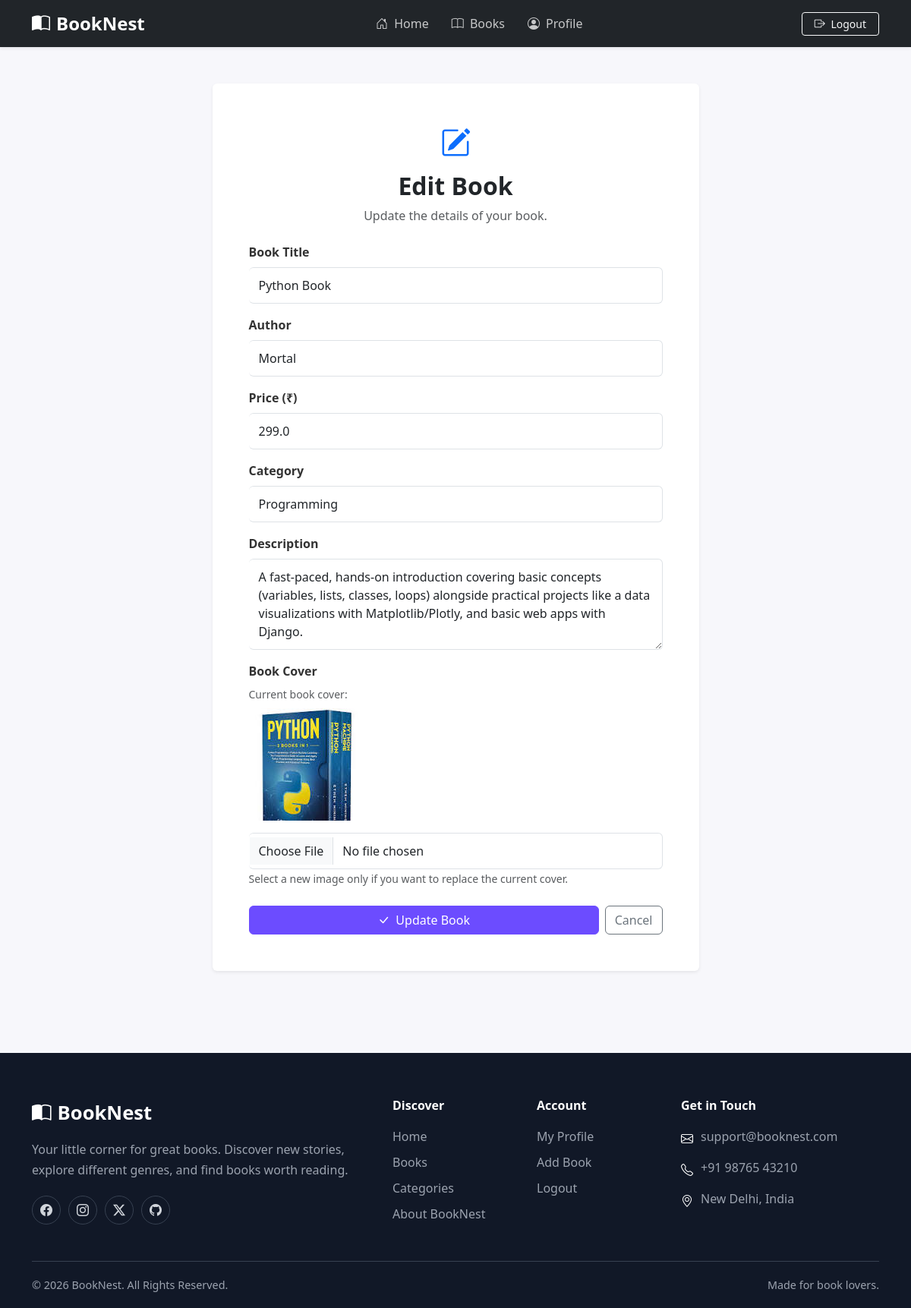
Screenshot of /books/edit/2 (signed in) with the database file from the repository.
### app.py (models this page shows)
class Book(db.Model):
    __tablename__ = "books"
    id = db.Column(db.Integer, primary_key=True)
    user_id = db.Column(
        db.Integer,
        db.ForeignKey("users.id"),
        nullable=False
    )
    title = db.Column(db.String(200), nullable=False)
    author = db.Column(db.String(150), nullable=False)
    price = db.Column(db.Float, nullable=False)
    category = db.Column(db.String(100))
    description = db.Column(db.Text)
    image = db.Column(db.String(255))

### app.py (the view, shortened to what this page needs)
@app.route("/books/edit/<int:id>", methods=["GET", "POST"])
def edit_book(id):
    if not is_logged_in():
        session.clear()
        flash("Please login first.", "warning")
        return redirect(url_for("login"))
    book = Book.query.filter_by(
        id=id,
        user_id=session["user_id"]
    ).first()
    if not book:
        flash(
            "Book not found or you do not have permission to edit it.",
            "danger"
        )
        return redirect(url_for("profile"))
    return render_template(
        "edit_book.html",
        book=book
    )

### app.py (called while the page is built)
def is_logged_in():
    return (
        "user_id" in session
        and session.get("session_version") == app.config["SESSION_VERSION"]
    )

@app.before_request
def validate_session():
    if "user_id" in session:
        if session.get("session_version") != app.config["SESSION_VERSION"]:
            session.clear()

### templates/edit_book.html (shortened to what this page needs)
{% extends "base.html" %}
{% block content %}
<div class="container py-5">
    <div class="row justify-content-center">
        <div class="col-lg-7 col-md-9">
            <div class="card border-0 shadow-sm">
                <div class="card-body p-4 p-md-5">
                    <div class="text-center mb-4">
                        <i class="bi bi-pencil-square fs-1 text-primary"></i>
                        <h2 class="fw-bold mt-2">
                            Edit Book
                        </h2>
                        <p class="text-muted">
                            Update the details of your book.
                        </p>
                    </div>
                    <form method="POST" enctype="multipart/form-data">
                        <div class="mb-3">
                            <label class="form-label fw-semibold">
                                Book Title
                            </label>
                            <input type="text"
                                   name="title"
                                   class="form-control"
                                   value="{{ book.title }}"
                                   required>
                        </div>
                        <div class="mb-3">
                            <label class="form-label fw-semibold">
                                Author
                            </label>
                            <input type="text"
                                   name="author"
                                   class="form-control"
                                   value="{{ book.author }}"
                                   required>
                        </div>
                        <div class="mb-3">
                            <label class="form-label fw-semibold">
                                Price (₹)
                            </label>
                            <input type="number"
                                   name="price"
                                   class="form-control"
                                   value="{{ book.price }}"
                                   step="0.01"
                                   min="0"
                                   required>
                        </div>
                        <div class="mb-3">
                            <label class="form-label fw-semibold">
                                Category
                            </label>
                            <input type="text"
                                   name="category"
                                   class="form-control"
                                   value="{{ book.category or '' }}"
                                   placeholder="e.g. Fiction, Programming">
                        </div>
                        <div class="mb-3">
                            <label class="form-label fw-semibold">
                                Description
                            </label>
                            <textarea name="description"
                                      class="form-control"
                                      rows="4"
                                      placeholder="Enter book description...">{{ book.description or '' }}</textarea>
                        </div>
                        <div class="mb-4">
                            <label class="form-label fw-semibold">
                                Book Cover
                            </label>
                            {% if book.image %}
                                <div class="mb-3">
                                    <p class="text-muted small mb-2">
                                        Current book cover:
                                    </p>
                                    <img src="{{ url_for('static', filename='uploads/books/' + book.image) }}"
                                         alt="{{ book.title }}"
                                         class="edit-book-image">
                                </div>
                            {% else %}
                                <div class="alert alert-light border mb-3">
                                    <i class="bi bi-image me-2"></i>
                                    No book cover uploaded.
                                </div>
                            {% endif %}
                            <input type="file"
                                   name="image"
                                   class="form-control"
                                   accept=".jpg,.jpeg,.png,.webp">
                            <small class="text-muted">
                                Select a new image only if you want to
                                replace the current cover.
                            </small>
                        </div>
                        <div class="d-flex gap-2">
                            <button type="submit"
                                    class="btn btn-primary flex-grow-1">
                                <i class="bi bi-check-lg me-1"></i>
                                Update Book
                            </button>
                            <a href="{{ url_for('profile') }}"
                               class="btn btn-outline-secondary">
                                Cancel
                            </a>
                        </div>
                    </form>
                </div>
            </div>
        </div>
    </div>
</div>
{% endblock %}

### static/css/style.css (style rules this page uses)
:root { --primary: #6c4cff; --primary-dark: #5135d4; --dark: #171321; --text: #333333; --muted: #777777; --light-bg: #f7f7fb; --white: #ffffff; --border: #e5e5e5; }
* { box-sizing: border-box; }
body { margin: 0; color: var(--text); background: var(--light-bg); font-family: "Segoe UI", Tahoma, Geneva, Verdana, sans-serif; }
a { text-decoration: none; }
.btn-primary, .auth-btn { background: var(--primary); border-color: var(--primary); }
.form-label { font-weight: 600; color: #333; }
.form-control { padding: 11px 13px; border-left: none; }

### rows the page displays
Book: title "Python Book", author "Mortal", price "299.0", category "Programming", description "A fast-paced, hands-on introduction covering basic concepts (variables, lists, classes, loops) alongside practical projects like a data visualizations with Matplotlib/Plotly, and basic web apps with Django.", image (picture)
